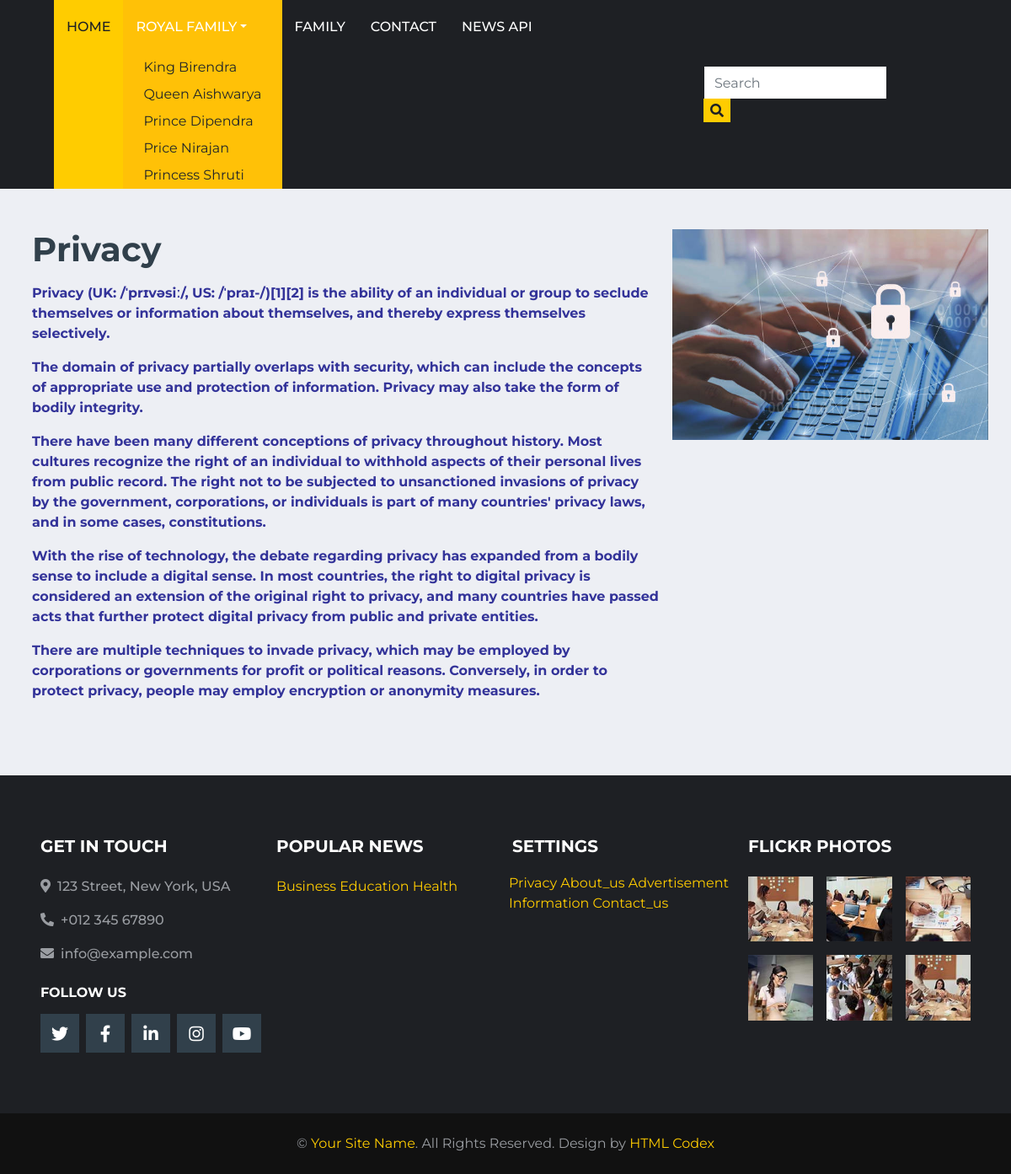
The page /page/privacy on the database its author committed.
### game/models.py (models this page shows)
class Royal(models.Model):
    name=models.CharField(max_length=100, unique=True)
    slug=models.SlugField(max_length=100, unique=True)

class Page(models.Model):
    title=models.CharField(max_length=250, unique=True)
    slug=models.SlugField(max_length=255, unique=True)
    content=RichTextField()
    image=models.ImageField(upload_to='page/%y/%m/%d/', blank=True)

class Popular(models.Model):
    title=models.CharField(max_length=250, unique=True)
    slug=models.SlugField(max_length=250, unique=True)
    content=RichTextField()
    image=models.ImageField(upload_to='page/%y/%m/%d/', blank=True)

### game/views.py (the view)
# urls.py: path('page/<slug>',views.page, name='page'),
def page(request, slug):
    data={
       'pageContent':Page.objects.get(slug=slug)
    }
    return render(request, 'page.html', data)

### game/general.py (called while the page is built)
def global_data(request):
    data={
        'royalData':Royal.objects.all(),
        'pageData':Page.objects.all(),
        'popularData':Popular.objects.all(),
    }
    return data

### game/templates/page.html
{% extends 'layouts/main.html' %}
{% block content %}
<div class="container mt-5 mb-5">
    <div class="row">
        <div class="col-md-8">
            <h1>{{ pageContent.title }}</h1>
            <p>{{ pageContent.content | safe }}</p>
        </div>
        <div class="col-md-4">
            {% if pageContent.image %}
            <img src="{{ pageContent.image.url }}" height="250" alt="img not found">
            {% endif %}
        </div>
    </div>
</div>
{% endblock %}

### game/templates/layouts/menu.html (shortened to what this page needs)
<body>
    <div class="container-fluid p-0">
    <nav class="navbar navbar-expand-lg bg-dark navbar-dark py-2 py-lg-0 px-lg-5">
        <div class="collapse navbar-collapse justify-content-between px-0 px-lg-3" id="navbarCollapse">
            <div class="navbar-nav mr-auto py-0">
                <a href="{% url 'index' %}" class="nav-item nav-link active">Home</a>
                <div class="nav-item dropdown bg-warning">
                    <a href="/" class="nav-link dropdown-toggle" data-toggle="dropdown">Royal Family</a></li>
                    {% for royal in royalData %}
                        <a href="{% url 'royal' royal.slug %}" class="dropdown-item">{{ royal.name }}</a></li>
                    {% endfor %}
                </div>
                <a href="{% url 'family' %}" class="nav-item nav-link">Family</a>
                <a href="{% url 'contact' %}" class="nav-item nav-link">Contact</a>
                  <a href="{% url 'news_api' %}" class="nav-item nav-link">News API</a>
            </div>
            <div class="input-group ml-auto d-none d-lg-flex" style="width: 100%; max-width: 300px;">
                <form action="{% url 'family' %}" method="post">
                    <input type="text" class="form-control border-0" required name="search" placeholder="Search">
                    <div class="input-group-append">
                        <button class="input-group-text bg-primary text-dark border-0 px-2">
                        <i class="fa fa-search"></i></button>
                    </div>
                </form>
            </div>
        </div>
    </nav>
    </div>

### game/templates/layouts/footer.html (shortened to what this page needs)
  {% load static %}
  <div class="container-fluid bg-dark pt-5 px-sm-3 px-md-5 mt-5">
    <div class="row py-4">
        <div class="col-lg-3 col-md-6 mb-5">
            <h5 class="mb-4 text-white text-uppercase font-weight-bold">Get In Touch</h5>
            <p class="font-weight-medium"><i class="fa fa-map-marker-alt mr-2"></i>123 Street, New York, USA</p>
            <p class="font-weight-medium"><i class="fa fa-phone-alt mr-2"></i>+012 345 67890</p>
            <p class="font-weight-medium"><i class="fa fa-envelope mr-2"></i>info@example.com</p>
            <h6 class="mt-4 mb-3 text-white text-uppercase font-weight-bold">Follow Us</h6>
            <div class="d-flex justify-content-start">
                <a class="btn btn-lg btn-secondary btn-lg-square mr-2" href="#"><i class="fab fa-twitter"></i></a>
                <a class="btn btn-lg btn-secondary btn-lg-square mr-2" href="#"><i class="fab fa-facebook-f"></i></a>
                <a class="btn btn-lg btn-secondary btn-lg-square mr-2" href="#"><i class="fab fa-linkedin-in"></i></a>
                <a class="btn btn-lg btn-secondary btn-lg-square mr-2" href="#"><i class="fab fa-instagram"></i></a>
                <a class="btn btn-lg btn-secondary btn-lg-square" href="#"><i class="fab fa-youtube"></i></a>
            </div>
        </div>
        <div class="col-lg-3 col-md-6 mb-5">
            <h5 class="mb-4 text-white text-uppercase font-weight-bold">Popular News</h5>
            <div class="mb-3">
                <div class="mb-2">
                    {% for popular in popularData %}
                    <a href="{% url 'popular' popular.slug %}">{{ popular.title }}</a>
                    {% endfor %}
                </div>
            </div>
        </div>
        <div class="col-lg-3 col-md-6 mb-5">
            <h5 class="mb-4 text-white text-uppercase font-weight-bold">Settings</h5>
            <div class="m-n1">
                {% for page in pageData %}
                <a href="{% url 'page' page.slug %}">{{ page.title }}</a>
                {% endfor %}
            </div>
        </div>
        <div class="col-lg-3 col-md-6 mb-5">
            <h5 class="mb-4 text-white text-uppercase font-weight-bold">Flickr Photos</h5>
            <div class="row">
                <div class="col-4 mb-3">
                    <a href=""><img class="w-100" src="{% static 'img/news-110x110-1.jpg' %}" alt=""></a>
                </div>
                <div class="col-4 mb-3">
                    <a href=""><img class="w-100" src="{% static 'img/news-110x110-2.jpg' %}" alt=""></a>
                </div>
                <div class="col-4 mb-3">
                    <a href=""><img class="w-100" src="{% static 'img/news-110x110-3.jpg' %}" alt=""></a>
                </div>
                <div class="col-4 mb-3">
                    <a href=""><img class="w-100" src="{% static 'img/news-110x110-4.jpg' %}" alt=""></a>
                </div>
                <div class="col-4 mb-3">
                    <a href=""><img class="w-100" src="{% static 'img/news-110x110-5.jpg' %}" alt=""></a>
                </div>
                <div class="col-4 mb-3">
                    <a href=""><img class="w-100" src="{% static 'img/news-110x110-1.jpg' %}" alt=""></a>
                </div>
            </div>
        </div>
    </div>
</div>
<div class="container-fluid py-4 px-sm-3 px-md-5" style="background: #111111;">
    <p class="m-0 text-center">&copy; <a href="#">Your Site Name</a>. All Rights Reserved.
    Design by <a href="https://htmlcodex.com">HTML Codex</a></p>
</div>
</body>
</html>

### rows shown on the page
Royal: name "King Birendra"
Royal: name "Queen Aishwarya"
Royal: name "Prince Dipendra"
Royal: name "Price Nirajan"
Royal: name "Princess Shruti"
Page: title "Privacy", content "Privacy (UK: /ˈprɪvəsiː/, US: /ˈpraɪ-/)[1][2] is the ability of an individual or group to seclude themselves or information about themselves, and thereby express themselves selectively. The domain of privacy partially overlaps with security, which can include the concepts of appropriate use and protection of information. Privacy may also take the form of bodily integrity. There have been many different conceptions of privacy throughout history. Most cultures recognize the right of an individual to withhold aspects of their personal lives from public record. The right not to be subjected to unsanctioned invasions of privacy by the government, corporations, or individuals is part of many…", image (picture)
Popular: title "Business"
Popular: title "Education"
Popular: title "Health"
Page: title "About_us"
Page: title "Advertisement"
Page: title "Information"
Page: title "Contact_us"
